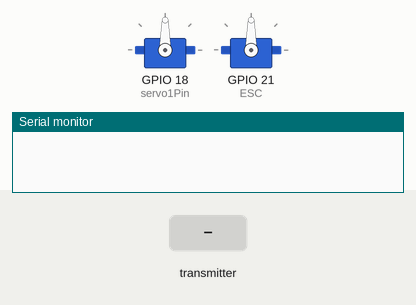
Recording of a sketch running on a simulated ESP32. Parts: 2 × servo, the last lines printed to the serial monitor. The inputs (shaded band) are chosen by the test bench.

Above: at 1.2 s.
1.3 s: the transmitter starts sending xValue = 0
At 2.2 s:
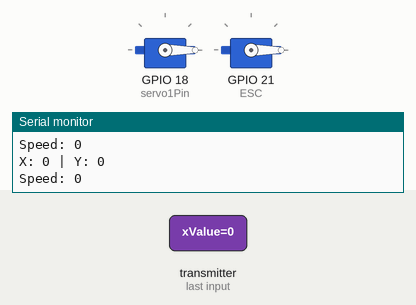
2.8 s: the transmitter starts sending xValue = 1024
At 3.4 s:
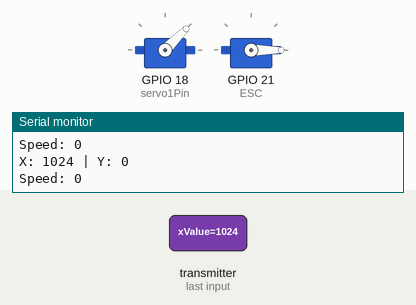
4.3 s: the transmitter starts sending xValue = 2048
At 5.5 s:
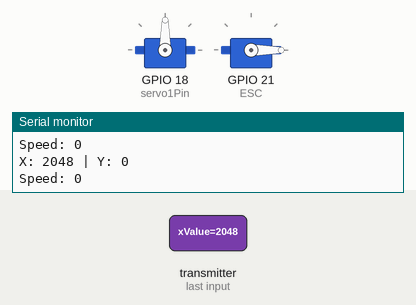
5.8 s: the transmitter starts sending xValue = 4095
At 6.9 s:
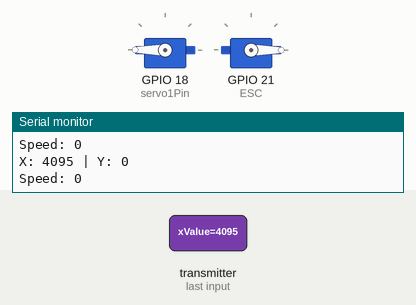
Timing chart, 0 to 8.3 s (numbered marks = the images above; inputs shaded):
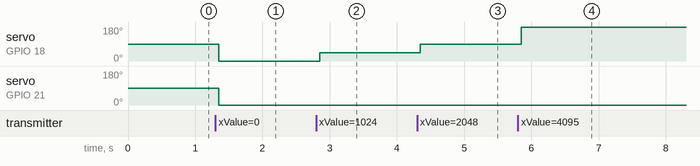

Measured:
- after the input at 1.3 s, servo on GPIO 18 (servo1Pin), servo on GPIO 21 (ESC): 90° → 0° after 0.05 s
- after the input at 2.8 s, servo on GPIO 18 (servo1Pin): 0° → 45° after 0.05 s
- after the input at 4.3 s, servo on GPIO 18 (servo1Pin): 45° → 90° after 0.05 s
- after the input at 5.8 s, servo on GPIO 18 (servo1Pin): 90° → 180° after 0.05 s

The sketch:

ESPCARRECIVE.ino
```cpp
#include <esp_now.h>
#include <WiFi.h>
#include <ESP32Servo.h>

Servo servo1;
Servo servo2;
Servo ESC;

int servo1Pin = 18;  // Adjust as needed
int servo2Pin = 19;
int Speed;

typedef struct struct_message {
  int xValue;
  int yValue;
  int pot_value;
} struct_message;

struct_message incomingData;

void onDataReceive(const esp_now_recv_info_t *info, const uint8_t *data, int len) {
  memcpy(&incomingData, data, sizeof(incomingData));

  Serial.print("X: ");
  Serial.print(incomingData.xValue);
  Serial.print(" | Y: ");
  Serial.println(incomingData.yValue);
  Serial.print("Speed: ");
  Serial.println(incomingData.pot_value);

  // Map joystick to servo angle
  int angleX = map(incomingData.xValue, 0, 4095, 0, 180);
  ESC.writeMicroseconds(Speed);
  ESC.write(Speed);
  //int angleY = map(incomingData.yValue, 0, 4095, 0, 180);

  servo1.write(angleX);
  //use this if youre using another servo, servo2.write(angleY);
}

void setup() {
  Serial.begin(115200);
  WiFi.mode(WIFI_STA);

  servo1.attach(servo1Pin);
  ESC.attach(21,1000,2000);

  // use this if you are going to use another servo servo2.attach(servo2Pin);

  if (esp_now_init() != ESP_OK) {
    Serial.println("ESP-NOW init failed!");
    return;
  }

  esp_now_register_recv_cb(onDataReceive);
}

void loop() {
  // Nothing to do here, also why did you scroll so far down?
}
```
